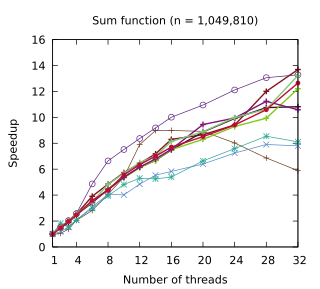

Here is the gnuplot script that generated this plot:
set title "Sum function (n = 1,049,810)"
set terminal pdf size 3.2,2.9
set output "./results/Sum_function_n___1,049,810.pdf"
set key off
set xrange [1:32]
set xtics (1, 4, 8, 12, 16, 20, 24, 28, 32)
set xlabel "Number of threads"
set yrange [0:16]
set ylabel "Speedup"
plot './results/Sum_function_n___1,049,810.dat' using 1:2 title "Rayon" pointsize 0.7 lw 1 pt 1 linecolor rgb "#6E3B23" with linespoints, \
  './results/Sum_function_n___1,049,810.dat' using 1:3 title "Static" pointsize 0.7 lw 1 pt 2 linecolor rgb "#5287C6" with linespoints, \
  './results/Sum_function_n___1,049,810.dat' using 1:4 title "Static (pinned)" pointsize 0.7 lw 1 pt 3 linecolor rgb "#24A793" with linespoints, \
  './results/Sum_function_n___1,049,810.dat' using 1:5 title "Work stealing" pointsize 0.7 lw 1 pt 6 linecolor rgb "#5B2182" with linespoints, \
  './results/Sum_function_n___1,049,810.dat' using 1:6 title "Multi-atomics 64 1 1" pointsize 0.7 lw 2 pt 1 linecolor rgb "#80141E" with linespoints, \
  './results/Sum_function_n___1,049,810.dat' using 1:7 title "Multi-atomics 64 10 1" pointsize 0.7 lw 2 pt 1 linecolor rgb "#80C81E" with linespoints, \
  './results/Sum_function_n___1,049,810.dat' using 1:8 title "Multi-atomics 64 1 32" pointsize 0.7 lw 2 pt 1 linecolor rgb "#8014C0" with linespoints, \
  './results/Sum_function_n___1,049,810.dat' using 1:9 title "WorkAssisting 1" pointsize 0.4 lw 2 pt 7 linecolor rgb "#070A35" with linespoints, \
  './results/Sum_function_n___1,049,810.dat' using 1:10 title "WorkAssisting 32" pointsize 0.4 lw 2 pt 7 linecolor rgb "#E00A35" with linespoints
